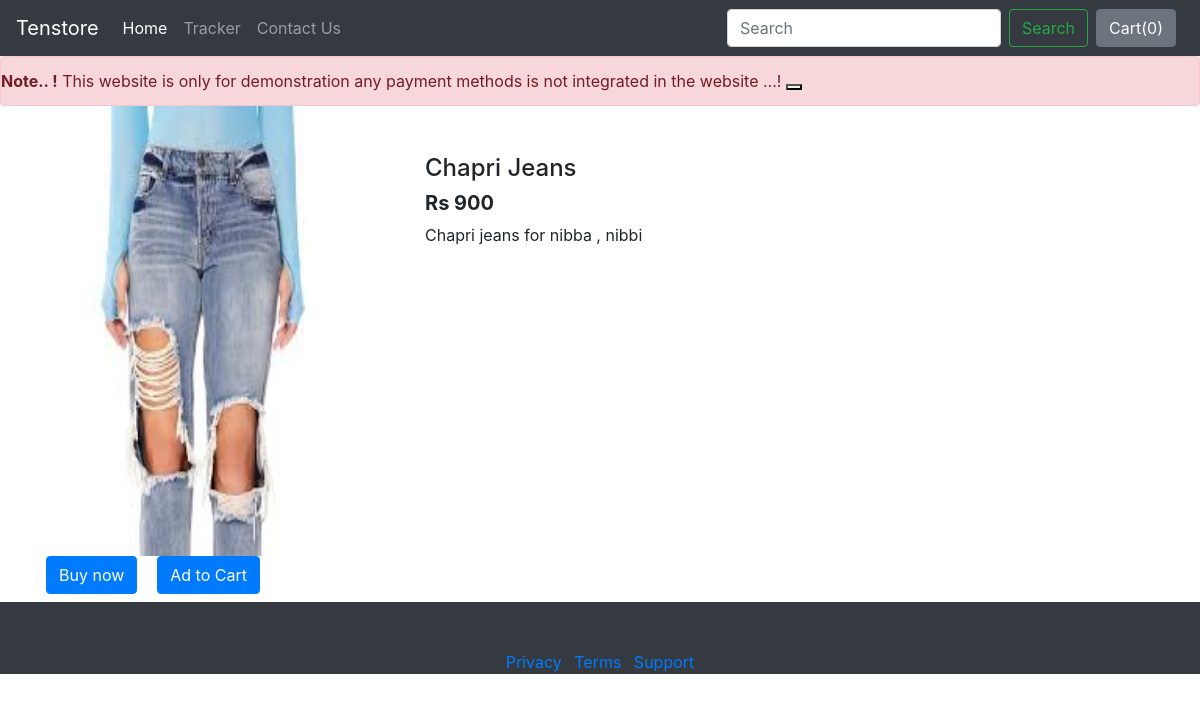
The app's page /shop/products/17, older data.
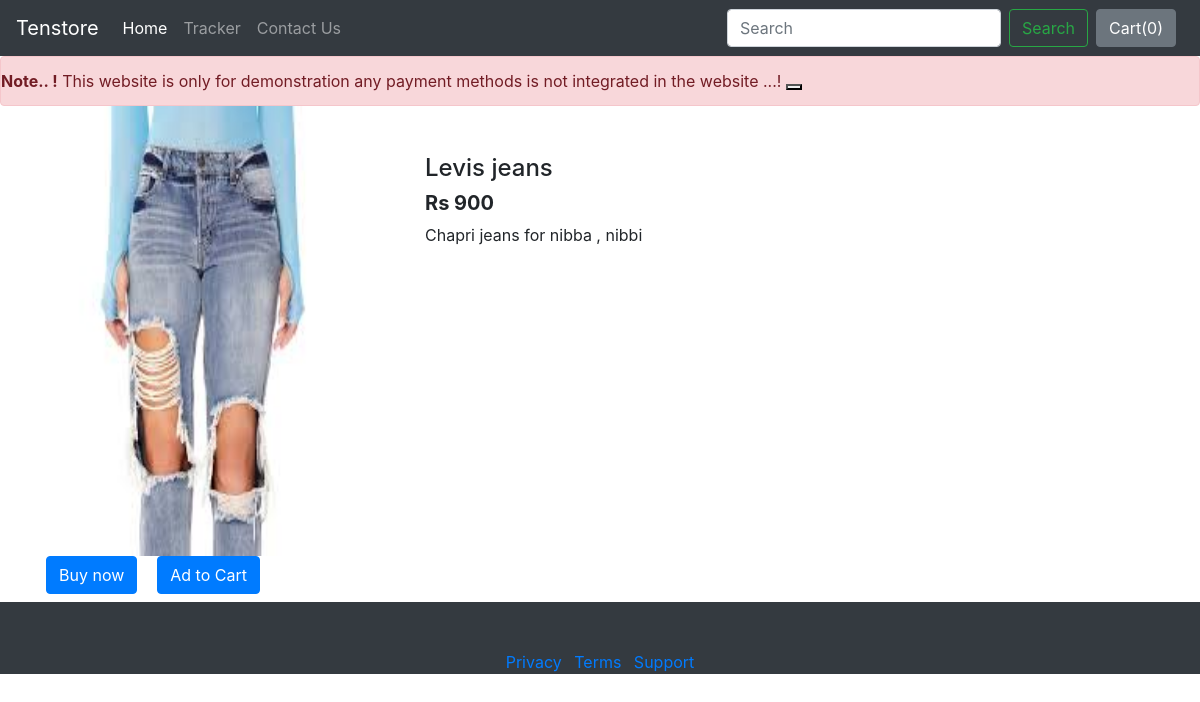
The same page, newer data.
### shop/models.py (models this page shows, shortened)
class Product(models.Model):
    product_id = models.AutoField
    product_name = models.CharField(max_length=50)
    category = models.CharField(max_length=50, default="")
    subcategory = models.CharField(max_length=50, default="")
    price = models.IntegerField(default=0)
    desc = models.CharField(max_length=300)
    pub_date = models.DateField()
    image = models.ImageField(upload_to='shop/images', default="")

### shop/views.py (the view)
# urls.py: path("products/<int:myid>", views.productView,name='productview page'),
def productView(request, myid):
    product = Product.objects.filter(id=myid)
    return render(request, 'productview.html', {'product':product[0]})

### shop/templates/productview.html (shortened to what this page needs)
{% extends 'shop/basic.html' %}
{% block body %}
<div class = "container">
    <div class="row">
    <div class = "col-md-4">
        <div class="row">
           <img src="/media/{{product.image}}" width="350px" height="450px">
        </div>
        <div class="row">
            <button class="btn btn-primary mx-3">Buy now</button>
            <button class="btn btn-primary mx-1">Ad to Cart</button>
        </div>
    </div>
     <div class = "col-md-8 my-5">
            <h4> {{product.product_name}} </h4>
               <h5><b>Rs {{product.price}}</b></h5>
                <p>{{product.desc}}</p>
     </div>
    </div>
</div>
{% endblock %}

### shop/templates/shop/basic.html (shortened to what this page needs)
<!doctype html>
<html lang="en">
  <head>
    <link rel="stylesheet" href="https://stackpath.bootstrapcdn.com/bootstrap/4.2.1/css/bootstrap.min.css">
  </head>
  <body>
    <nav class="navbar navbar-expand-lg navbar-dark bg-dark">
         <a class="navbar-brand logo_h" href="/">   Tenstore </strong></a>
  <div class="collapse navbar-collapse" id="navbarSupportedContent">
    <ul class="navbar-nav mr-auto">
      <li class="nav-item active">
        <a class="nav-link" href="/shop">Home <span class="sr-only">(current)</span></a>
      </li>
      <li class="nav-item">
        <a class="nav-link" href="/shop/tracker">Tracker</a>
      </li>
       <li class="nav-item">
        <a class="nav-link" href="/shop/contact">Contact Us</a>
      </li>
    </ul>
    <form method='get' action='/shop/search/' class="form-inline my-2 my-lg-0">
      <input class="form-control mr-sm-2" type="search" placeholder="Search" aria-label="Search" name="search" id="search">
      <button class="btn btn-outline-success my-2 my-sm-0" type="submit">Search</button>
    </form>
    <button type="button" class="btn btn-secondary mx-2" id="popcart" data-container="body" data-toggle="popover" data-placement="bottom" data-html="true" data-content="Vivamus
sagittis lacus vel augue laoreet rutrum faucibus.">
  Cart(<span id="cart">0</span>)
</button>
  </div>
</nav>
    <div class="alert alert-danger alert-dismissible fade show my-0 px-0  wow animate__animated animate__backInLeft animate__slow 4s "
    role="alert">
    <strong>Note.. !</strong> This website is only for demonstration any payment methods is not integrated in the website
    ...!
    <button type="button" class="btn-close" data-bs-dismiss="alert" aria-label="Close"></button>
</div>
  {% block body %} {% endblock %}
      <footer class="my-2 pt-5 text-muted text-center text-small bg-dark">
        <ul class="list-inline">
          <li class="list-inline-item"><a href="#">Privacy</a></li>
          <li class="list-inline-item"><a href="#">Terms</a></li>
          <li class="list-inline-item"><a href="#">Support</a></li>
        </ul>
      </footer>
  </body>
</html>

Row changes from the older to the newer data that the page shows:
changed Product "Chapri jeans for nibba , nibbi": product_name "Chapri Jeans" → "Levis jeans"
